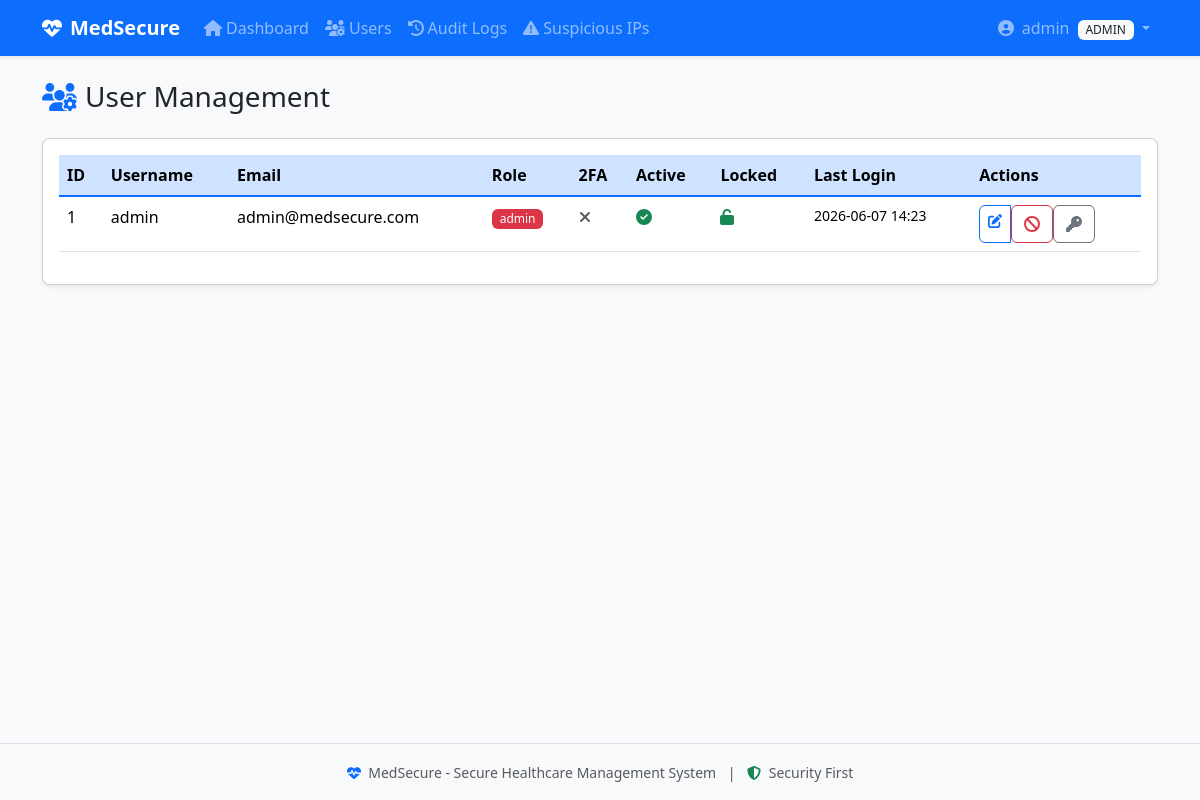
/admin/users (signed in), run on an earlier commit of the app's database.
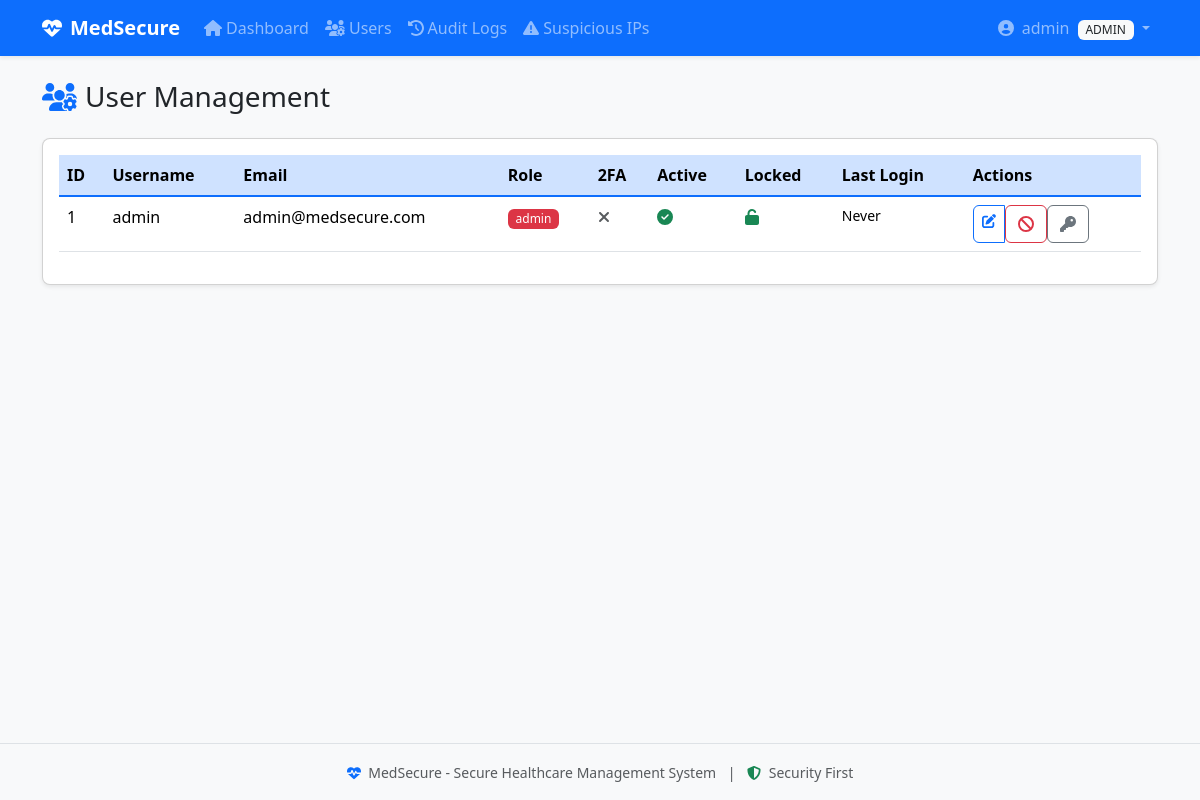
And on a later commit of the database.
### app/models.py (models this page shows, shortened)
class User(UserMixin, db.Model):
    __tablename__ = 'users'
    id = db.Column(db.Integer, primary_key=True)
    username = db.Column(db.String(80), unique=True, nullable=False, index=True)
    email = db.Column(db.String(120), unique=True, nullable=False, index=True)
    password_hash = db.Column(db.String(256), nullable=False)
    role = db.Column(db.String(20), nullable=False, default='patient')
    is_active = db.Column(db.Boolean, default=True)
    is_2fa_enabled = db.Column(db.Boolean, default=False)
    twofa_secret = db.Column(db.String(64), nullable=True)
    failed_login_attempts = db.Column(db.Integer, default=0)
    locked_until = db.Column(db.DateTime, nullable=True)
    last_login = db.Column(db.DateTime, nullable=True)
    last_login_ip = db.Column(db.String(45), nullable=True)
    last_password_change = db.Column(db.DateTime, default=datetime.utcnow)
    password_expires_at = db.Column(db.DateTime, nullable=True)
    created_at = db.Column(db.DateTime, default=datetime.utcnow)
    updated_at = db.Column(db.DateTime, default=datetime.utcnow, onupdate=datetime.utcnow)
    patient_profile = db.relationship('Patient', backref='user', uselist=False, lazy=True)
    doctor_profile = db.relationship('Doctor', backref='user', uselist=False, lazy=True)

### app/routes/admin.py (the view)
@bp.route('/users')
@login_required
@role_required('admin')
def list_users():
    page = request.args.get('page', 1, type=int)
    users = User.query.order_by(User.created_at.desc()).paginate(
        page=page, per_page=20, error_out=False
    )
    return render_template('admin/users.html', users=users)

### app/models.py (called while the page is built)
@login_manager.user_loader
def load_user(user_id):
    return User.query.get(int(user_id))

### app/templates/admin/users.html (shortened to what the changed rows need)
{% extends "base.html" %}
{% block content %}
<div class="card shadow-sm">
    <div class="card-body">
        <div class="table-responsive">
            <table class="table table-hover">
                <thead class="table-primary">
                    <tr>
                        <th>ID</th>
                        <th>Username</th>
                        <th>Email</th>
                        <th>Role</th>
                        <th>2FA</th>
                        <th>Active</th>
                        <th>Locked</th>
                        <th>Last Login</th>
                        <th>Actions</th>
                    </tr>
                </thead>
                <tbody>
                    {% for user in users.items %}
                    <tr>
                        <td>{{ user.id }}</td>
                        <td>{{ user.username }}</td>
                        <td>{{ user.email }}</td>
                        <td><span class="badge {% if user.role == 'admin' %}bg-danger{% elif user.role == 'doctor' %}bg-info{% else %}bg-success{% endif %}">{{ user.role }}</span></td>
                        <td>
                            {% if user.is_2fa_enabled %}
                            <i class="fas fa-shield-alt text-success" title="2FA Enabled"></i>
                            {% else %}
                            <i class="fas fa-times text-muted" title="2FA Disabled"></i>
                            {% endif %}
                        </td>
                        <td>
                            {% if user.is_active %}
                            <i class="fas fa-check-circle text-success"></i>
                            {% else %}
                            <i class="fas fa-times-circle text-danger"></i>
                            {% endif %}
                        </td>
                        <td>
                            {% if user.locked_until and user.locked_until > now() %}
                            <i class="fas fa-lock text-danger" title="Locked until {{ user.locked_until.strftime('%H:%M') }}"></i>
                            {% else %}
                            <i class="fas fa-unlock text-success"></i>
                            {% endif %}
                        </td>
                        <td class="small">
                            {% if user.last_login %}
                            {{ user.last_login.strftime('%Y-%m-%d %H:%M') }}
                            {% else %}
                            Never
                            {% endif %}
                        </td>
                        <td>
                            <div class="btn-group btn-group-sm">
                                <a href="{{ url_for('admin.edit_user', user_id=user.id) }}" class="btn btn-outline-primary">
                                    <i class="fas fa-edit"></i>
                                </a>
                                <form method="POST" action="{{ url_for('admin.toggle_user_active', user_id=user.id) }}" style="display:inline;">
                                    <button type="submit" class="btn btn-outline-{{ 'success' if not user.is_active else 'danger' }}"
                                        onclick="return confirm('{{ 'Activate' if not user.is_active else 'Deactivate' }} this user?');">
                                        <i class="fas fa-{{ 'check' if not user.is_active else 'ban' }}"></i>
                                    </button>
                                </form>
                                <form method="POST" action="{{ url_for('admin.reset_user_password', user_id=user.id) }}" style="display:inline;">
                                    <button type="submit" class="btn btn-outline-secondary" onclick="return confirm('Reset password for this user?');" title="Reset Password">
                                        <i class="fas fa-key"></i>
                                    </button>
                                </form>
                            </div>
                        </td>
                    </tr>
                    {% endfor %}
                </tbody>
            </table>
        </div>
    </div>
</div>
{% endblock %}

### app/templates/base.html (shortened to what the changed rows need)
<!DOCTYPE html>
<html lang="en" data-bs-theme="light">
<head>
    <link href="https://cdn.jsdelivr.net/npm/bootstrap@5.3.2/dist/css/bootstrap.min.css" rel="stylesheet">
    <link href="https://cdnjs.cloudflare.com/ajax/libs/font-awesome/6.5.0/css/all.min.css" rel="stylesheet">
    <link href="{{ url_for('static', filename='css/style.css') }}" rel="stylesheet">
</head>
<body>
    <nav class="navbar navbar-expand-lg navbar-dark bg-primary shadow-sm">
        <div class="container">
            <div class="collapse navbar-collapse" id="navbarNav">
                <ul class="navbar-nav">
                    {% if current_user.is_authenticated %}
                    <li class="nav-item dropdown">
                        <a class="nav-link dropdown-toggle" href="#" role="button" data-bs-toggle="dropdown">
                            <i class="fas fa-user-circle me-1"></i>
                            {{ current_user.username }}
                            <span class="badge bg-light text-dark ms-1 text-uppercase small">{{ current_user.role }}</span>
                        </a>
                    </li>
                    {% endif %}
                </ul>
            </div>
        </div>
    </nav>
    <div class="container mt-4">
        {% block content %}{% endblock %}
    </div>
</body>
</html>

What changed in the data, as far as the page shows it:
changed User "admin": last_login "2026-06-07 14:23" → (not shown); now shows "Never"
